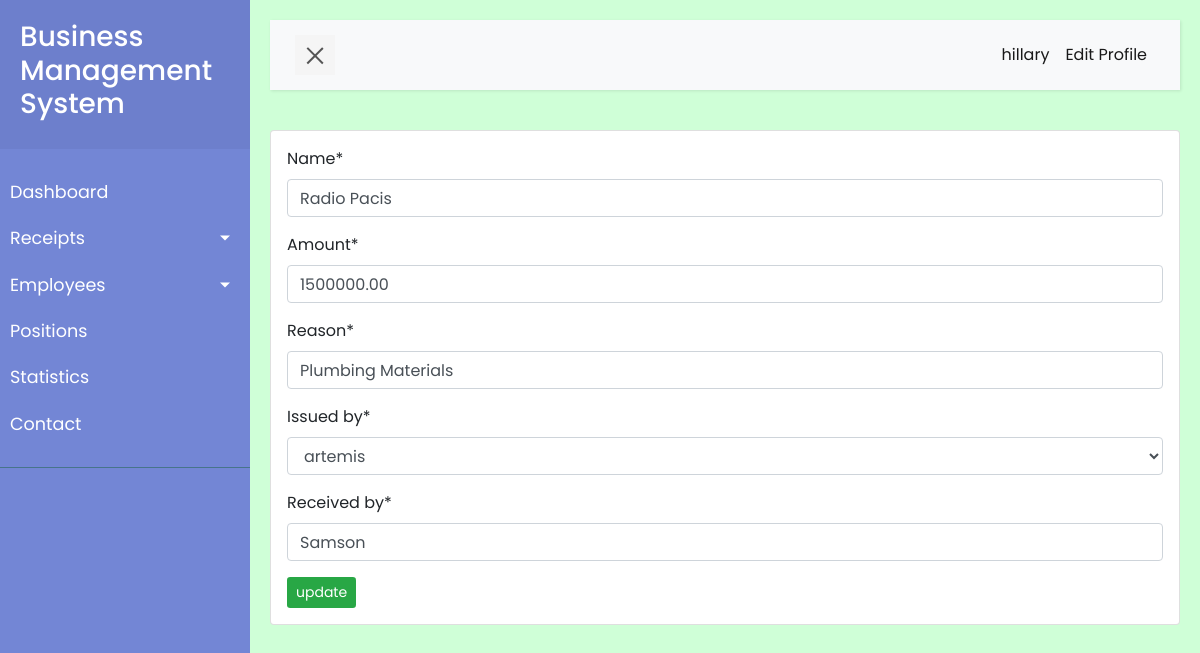
/gr_update/1/ (signed in), run on the app's committed database.
### records/models.py (models this page shows, shortened)
class GeneralReceipt(models.Model):
    date = models.DateTimeField(auto_now_add=True)
    name = models.CharField(max_length=255)
    amount = models.DecimalField(max_digits=10, decimal_places=2)
    reason = models.CharField(max_length=255)
    issued_by = models.ForeignKey(Employee, on_delete=models.SET_NULL, null=True)
    received_by = models.CharField(max_length=255)

### records/views.py (the view)
# urls.py: path('gr_update/<int:pk>/', views.gr_update, name="gr_update"),
def gr_update(request,pk):
    g = GeneralReceipt.objects.get(id=pk)
    form = GeneralReceiptForm(instance=g)
    if request.method == 'POST':
        form = GeneralReceiptForm(request.POST, instance=g)
        if form.is_valid():
            form.save()
        messages.success(request, (f'Element {pk} updated successfully'))
        return redirect('gen_receipt')
    context ={'form':form}
    return render(request, 'records/receipts/update/gr_update.html', context)

### records/forms.py
class GeneralReceiptForm(forms.ModelForm):
    class Meta:
        model = GeneralReceipt
        fields = ['name','amount','reason','issued_by','received_by']

### management/models.py (called while the page is built)
    def __str__(self):
        return self.user.username

### records/templates/records/receipts/update/gr_update.html (shortened to what this page needs)
{% extends 'base.html' %}
{% load crispy_forms_tags %}
{% block content %}
<div class="container card p-3">
  <form method='POST' action="">
    {{ form|crispy }}
    <button class="btn btn-sm bg-success text-white" type="submit">update</button>
    </form>
  </div>
{% endblock content %}

### templates/base.html (shortened to what this page needs)
<!DOCTYPE html>
<html>
{% load static %}
<head>
    <link rel="stylesheet" href="https://cdn.jsdelivr.net/npm/bootstrap@4.6.2/dist/css/bootstrap.min.css">
    <link rel="stylesheet" href="{% static 'css/style5.css' %}">
</head>
<body>
    {% if user.is_authenticated %}
    <div class="wrapper">
        <nav id="sidebar">
            <div class="sidebar-header">
                <h3>Business Management System</h3>
            </div>
            <ul class="list-unstyled components">
                <li>
                    <a href="{% url 'dashboard' %}">Dashboard</a>
                    <a href="#pageSubmenu" data-toggle="collapse" aria-expanded="false" class="dropdown-toggle">Receipts</a>
                    <a href="#submenu" data-toggle="collapse" aria-expanded="false" class="dropdown-toggle">Employees</a>
                </li>
                <li>
                    <a href="{% url 'position' %}">Positions</a>
                </li>
                <li>
                    <a href="{% url 'cash_stats' %}">Statistics</a>
                </li>
                <li>
                    <a href="#">Contact</a>
                </li>
            </ul>
        </nav>
        <div id="content">
            <nav class="navbar navbar-expand-lg navbar-light bg-light">
                <div class="container-fluid">
                    <button type="button" id="sidebarCollapse" class="navbar-btn">
                        <span></span>
                    </button>
                    <div class="collapse navbar-collapse" id="navbarSupportedContent">
                        <ul class="nav navbar-nav ml-auto">
                            <li class="nav-item active">
                               <a class="nav-link" href="#">{{user.username}}</i></a>
                            </li>
                            <li class="nav-item active">
                                <a class="nav-link" href="{% url 'profile_edit' %}">Edit Profile </i></a>
                             </li>
                        </ul>
                    </div>
                </div>
            </nav>
            {% block content %}{% endblock content %}
        </div>
    </div>
    {% endif %}
</body>
</html>

### static/css/style5.css (style rules this page uses)
body { font-family: 'Poppins', sans-serif; background: #cfffd7; }
a, a:hover, a:focus { color: inherit; text-decoration: none; transition: all 0.3s; }
.navbar { padding: 15px 10px; background: #fff; border: none; border-radius: 0; margin-bottom: 40px; box-shadow: 1px 1px 3px rgba(0, 0, 0, 0.1); }
.navbar-btn { box-shadow: none; outline: none !important; border: none; }
.wrapper { display: flex; width: 100%; align-items: stretch; perspective: 1500px; }
#sidebar { min-width: 250px; max-width: 250px; background: #7386D5; color: #fff; transition: all 0.6s cubic-bezier(0.945, 0.020, 0.270, 0.665); transform-origin: bottom left; }
#sidebar .sidebar-header { padding: 20px; background: #6d7fcc; }
#sidebar ul.components { padding: 20px 0; border-bottom: 1px solid #47748b; }
#sidebar ul li a { padding: 10px; font-size: 1.1em; display: block; }
a[data-toggle="collapse"] { position: relative; }
.dropdown-toggle::after { display: block; position: absolute; top: 50%; right: 20px; transform: translateY(-50%); }
#content { width: 100%; padding: 20px; min-height: 100vh; transition: all 0.3s; }
#sidebarCollapse { width: 40px; height: 40px; background: #f5f5f5; cursor: pointer; }
#sidebarCollapse span { width: 80%; height: 2px; margin: 0 auto; display: block; background: #555; transition: all 0.8s cubic-bezier(0.810, -0.330, 0.345, 1.375); transition-delay: 0.2s; }
#sidebarCollapse span:last-of-type { transform: rotate(-45deg) translate(1px, -1px); }

### data on the page
GeneralReceipt: name "Radio Pacis", amount "1500000.00", reason "Plumbing Materials", issued_by "artemis", received_by "Samson"

### other printed values
{{ user.username }} "hillary"
